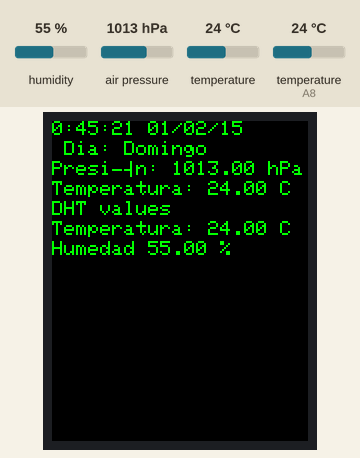
Recording of a sketch running on a simulated Arduino Mega 2560, built with avr-gcc and run on an emulated ATmega2560. Parts: 128×160 colour display. Wiring (inferred from the names in the program): DS3231 clock at I2C address 0x68. Inputs (shaded band) come from the test bench; at power-on: humidity 55 %, air pressure 1013 hPa, temperature 24 °C, temperature (sensor on A8) 24 °C. The local clock reads 2024-03-15 10:24:30 at power-on unless the sketch sets it; what the sketch prints to the serial monitor is not drawn.

Above: at 2.3 s.
2.4 s: humidity set to 22 %
At 4.5 s:
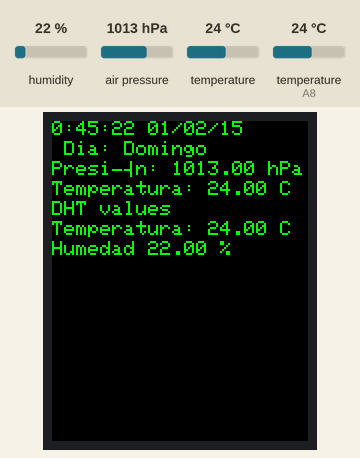
5.0 s: air pressure set to 952 hPa
At 5.2 s:
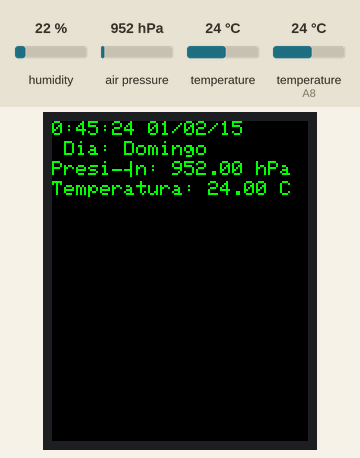
7.4 s: temperature (sensor 0) set to 12 °C
At 9.8 s:
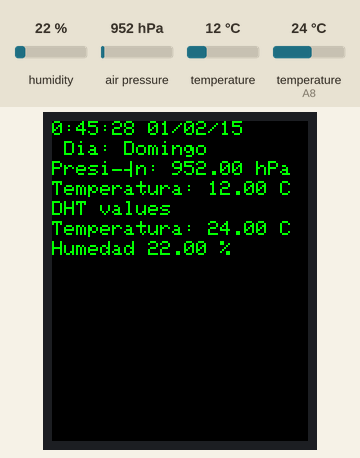
10.1 s: temperature (sensor on A8) set to 12 °C
At 11.2 s:
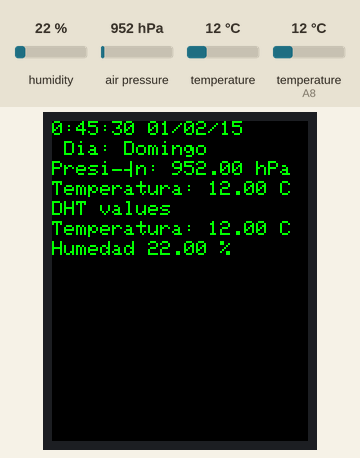
12.5 s: humidity set to 40 %
At 15.2 s:
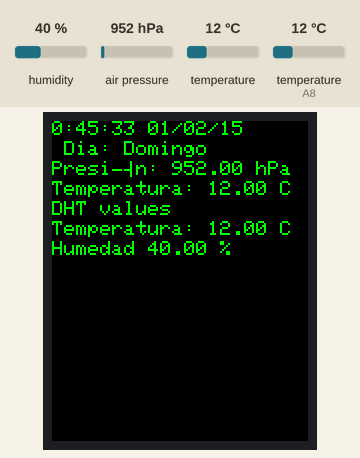
15.7 s: air pressure set to 975 hPa
At 16.7 s:
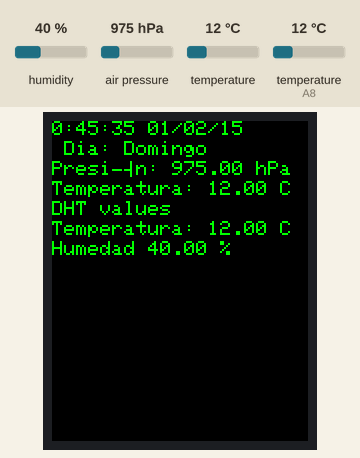
Timing chart, 0 to 18.7 s (numbered marks = the images above; inputs shaded):
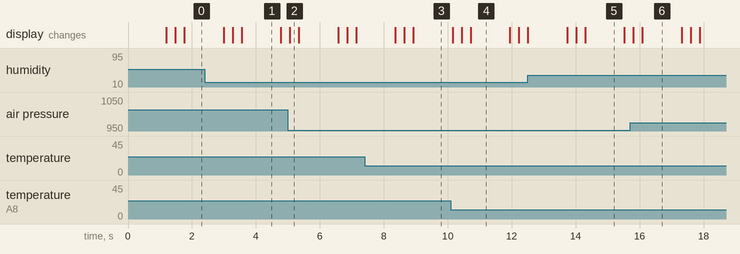

The sketch:

reloj_tft_baro_ejemplo.ino
```cpp
#include <dht.h>

#include <Adafruit_Sensor.h>
#include <Adafruit_BMP085_U.h>
#include <Wire.h>
#include <SPI.h>
#include <Adafruit_GFX.h>
#include <Adafruit_ST7735.h>

//#include <TFT.h>

//estructuras

struct DateTime {
  byte second;
  byte minute;
  byte hour;
  byte dayOfWeek;
  byte dayOfMonth;
  byte month;
  byte year;
};

struct DatTiempo {
  double presion;
  double temperatura;
  double humedad;
};

struct RegTiempo {
   DateTime hora;
   DatTiempo parametros;
};

//DHT11
#define PIN_DHT11 A8

//I2C direcciones
#define DS3231_I2C_ADDRESS 0x68

//SPI TFT access
#define TFT_SCLK 52
#define TFT_MOSI 51
#define TFT_CS 53
#define TFT_DC 50
#define TFT_RS 48


Adafruit_ST7735 miPantalla = Adafruit_ST7735(TFT_CS, TFT_DC, TFT_MOSI, TFT_SCLK, TFT_RS);
Adafruit_BMP085_Unified bmp = Adafruit_BMP085_Unified(10085);
dht DHT;

//Funciones DHT
void InitDHT() {
  DHT.read11(PIN_DHT11);
}


float TemperaturaDHT() {
  return DHT.temperature;
}

float HumedadDHT() {
  return DHT.humidity;
}

void ImprimeDHT() {
   InitDHT();
   float t=TemperaturaDHT();
   float h=HumedadDHT();
   Serial.println("DHT values");
   Serial.print("Temperatura: ");
   Serial.println(t);
   Serial.print("Humedad: ");
   Serial.println(h);
    miPantalla.setCursor(0,40);
    miPantalla.print("DHT values");
    miPantalla.setCursor(0,50);
    miPantalla.print("Temperatura: ");
    miPantalla.print(t);
    miPantalla.print(" C");
    miPantalla.setCursor(0,60);
    miPantalla.print("Humedad ");
    miPantalla.print(h);
   miPantalla.print(" %");
}

//TFT miPantalla=new TFT(TFT_CS, TFT_DC, TFT_MOSI, TFT_SCLK, TFT_RS);;

byte decToBcd(byte val) {
  return (val/10*16)+(val%10);
}

byte bcdToDec(byte val) {
  return (val/16*10)+(val%16);
}

void setup() {
  // put your setup code here, to run once:
  Wire.begin();
  Serial.begin(9600);
  miPantalla.initR(INITR_BLACKTAB);
  Serial.println("Inicializado TFT");
  setDS3231time(20, 45, 0, 1, 22, 2, 15);
  if(!bmp.begin()) {
    Serial.println("No se ha podido detectar el sensor de presion");
    miPantalla.fillScreen(ST7735_RED);
    miPantalla.setTextColor(ST7735_YELLOW);
    miPantalla.setCursor(0,0);
    miPantalla.print("S. Presion Off");
  } else {
      miPantalla.fillScreen(ST7735_BLACK);
      miPantalla.setTextColor(ST7735_GREEN);
      miPantalla.setCursor(0,0);
      miPantalla.print("S. Presion On");
  }
  delay(1000);
}

//void setDS3231timeStr(DateTime hora) {
//  setDS3231time(hora.second, hora.minute, hora.hour, hora.dayOfWeek, hora.dayOfMonth, hora.month, hora.year);
//}

void setDS3231time(byte second, byte minute, byte hour, byte dayOfWeek, byte dayOfMonth, byte month, byte year) {
  Wire.beginTransmission(DS3231_I2C_ADDRESS);
  Wire.write(0); //Establezco el canal de comunicacion
  Wire.write(decToBcd(second));
  Wire.write(decToBcd(minute));
  Wire.write(decToBcd(hour));
  Wire.write(decToBcd(dayOfWeek));
  Wire.write(decToBcd(dayOfMonth));
  Wire.write(decToBcd(month));
  Wire.write(decToBcd(year));
  Wire.endTransmission();
}

void readDS3231time(byte *second, byte *minute, byte *hour, byte *dayOfWeek, byte *dayOfMonth, byte *month, byte *year) {
  Wire.beginTransmission(DS3231_I2C_ADDRESS);
  Wire.write(0); //Iniciamos el canal
  Wire.endTransmission();
  Wire.requestFrom(DS3231_I2C_ADDRESS,7); //Solicitamos 7 bytes del dispositivo en desde el registro 00h
  *second=bcdToDec(Wire.read() & 0x7f);
  *minute=bcdToDec(Wire.read());
  *hour=bcdToDec(Wire.read() & 0x3f);
  *dayOfWeek=bcdToDec(Wire.read());
  *dayOfMonth=bcdToDec(Wire.read());
  *month=bcdToDec(Wire.read());
  *year=bcdToDec(Wire.read());
}

void displayTime() {
  byte s, m, h, dow, dom, mo, y;
  miPantalla.setCursor(0, 0);
  miPantalla.fillScreen(ST7735_BLACK);
  miPantalla.setTextColor(ST7735_GREEN);
  //miPantalla.setTextSize(3);
  miPantalla.setTextWrap(true);
  readDS3231time(&s, &m, &h, &dow, &dom, &mo, &y);
  Serial.print(h,DEC);
  miPantalla.print(h);
  Serial.print(":");
  miPantalla.print(":");
  if(m<10) {
    Serial.print("0");
    miPantalla.print("0");
  }
  Serial.print(m);
  miPantalla.print(m);
  Serial.print(":");
  miPantalla.print(":");
  if(s<10) {
    Serial.print("0");
    miPantalla.print("0");
  }
  Serial.print(s);
  miPantalla.print(s);
  Serial.print(" ");
  miPantalla.print(" ");
//  miPantalla.setCursor(0, 30);
  if(dow<10)
    Serial.print("0");
    miPantalla.print("0");
  Serial.print(dow);
  miPantalla.print(dow);
  Serial.print("/");
  miPantalla.print("/");
  if(mo<10)
    Serial.print("0");
    miPantalla.print("0");
  Serial.print(mo);
  miPantalla.print(mo);
  Serial.print("/");
  miPantalla.print("/");
  Serial.print(y);
  miPantalla.print(y);
  Serial.print(" Día: ");
  miPantalla.setCursor(0, 10);
  miPantalla.print(" Dia: ");
  switch(dow){
    case 1:
      Serial.print("Domingo");
      miPantalla.print("Domingo");
      break;
    case 2:
      Serial.print("Lunes");
      miPantalla.print("Lunes");
      break;
    case 3:
      Serial.print("Martes");
      miPantalla.print("Martes");
      break;
    case 4:
      Serial.print("Miercoles");
      miPantalla.print("Miercoles");
      break;
    case 5:
      Serial.print("Jueves");
      miPantalla.print("Jueves");
      break;
    case 6:
      Serial.print("Viernes");
      miPantalla.print("Viernes");
      break;
    case 7:
      Serial.print("Sábado");
      miPantalla.print("Sábado");
      break;
   }
   Serial.println(" ");
}

void ImprimePresion() {
  sensors_event_t event;
  bmp.getEvent(&event);

  if(event.pressure) {
      Serial.print("Presion: ");
      Serial.print(event.pressure);
      Serial.println(" hPa");
      miPantalla.setCursor(0,20);
      miPantalla.print("Presión: ");
      miPantalla.print(event.pressure);
      miPantalla.print(" hPa");
      miPantalla.setCursor(0,30);
      float temperatura;
      bmp.getTemperature(&temperatura);
      Serial.print("Temperatura: ");
      Serial.print(temperatura);
      Serial.println(" C");
      miPantalla.print("Temperatura: ");
      miPantalla.print(temperatura);
      miPantalla.print(" C");
  } else {
    Serial.print("Error leyendo la presion");
    miPantalla.setCursor(0,70);
    miPantalla.print("Error leyendo la presion");
  }
}

void loop() {
  // put your main code here, to run repeatedly:

  displayTime();
  delay(250);
  ImprimePresion();
  delay(250);
  ImprimeDHT();
  delay(1200);
}
```

Measured:
- what the display in image 1 shows lasts 1.2 s, from 3.6 s to 4.8 s
